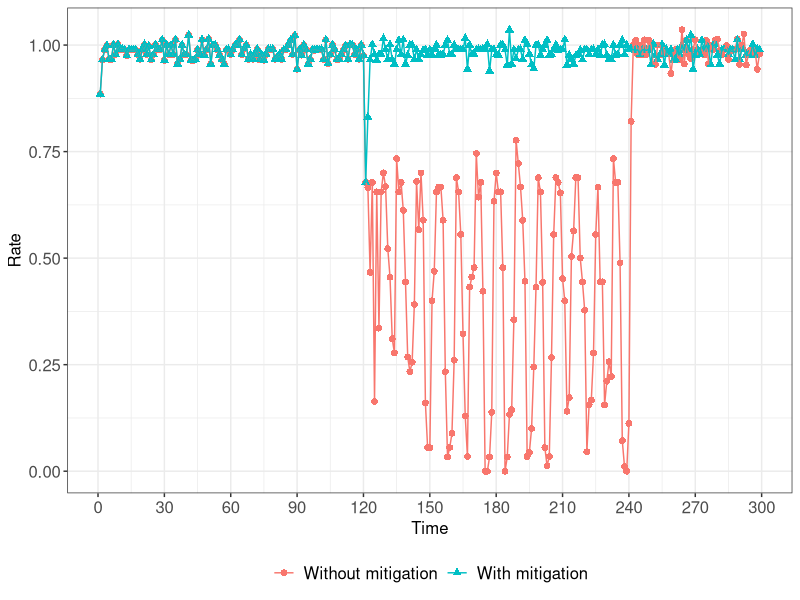
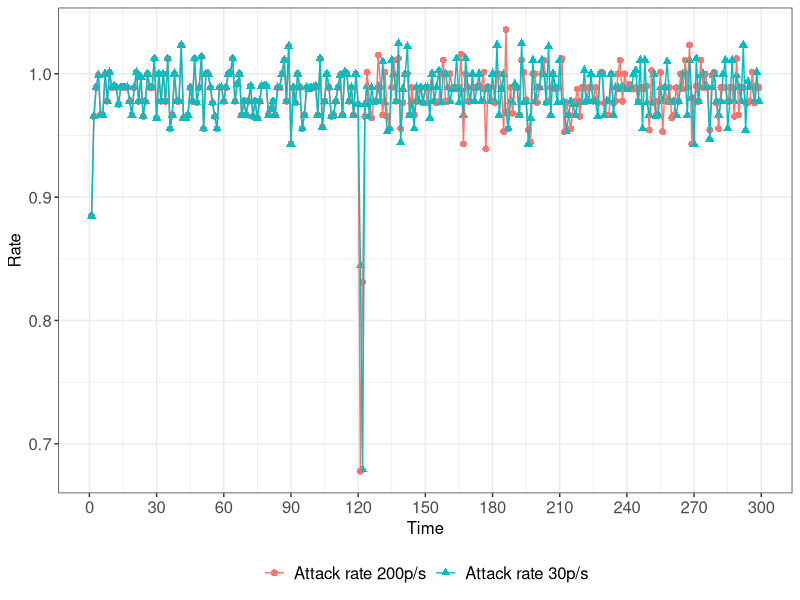
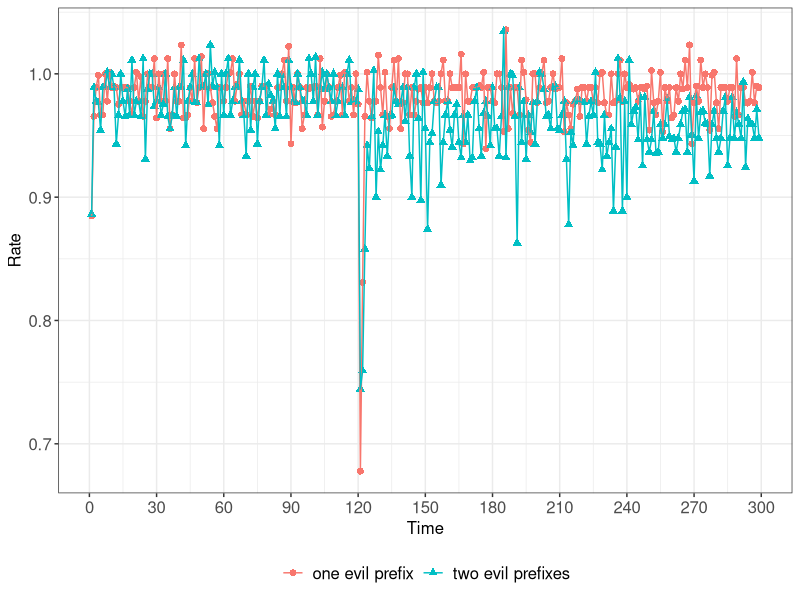

These charts were generated, in order, by the following R code:
library(ggplot2)
# install.packages('scales')
library(scales)

# install.packages('doBy')
library(doBy)
library(reshape2)



data = read.table("comp.txt", header=T)
df <- melt(data, id.var = c("Time"))
names(df) <- c('Time', 'Type', 'Rate')

pdf("comp.pdf", width=8, height=4)
g.root <- ggplot(subset(df, Type %in% c('normal', 'yingdui200'))) +
  geom_point(aes (x=Time, y=Rate, color=Type, shape = Type), size=2) +
  geom_line(aes (x=Time, y=Rate, color=Type), size=0.5) +
  scale_x_continuous(breaks=seq(0, 300, 30)) +
  ylab("Rate") +
  scale_colour_discrete(labels=c("Without mitigation", "With mitigation")) +
  scale_shape_discrete(labels=c("Without mitigation", "With mitigation")) +
  theme_bw() + 
  theme(plot.title=element_text(size=12,hjust=0.5),axis.title=element_text(size=12),axis.text=element_text(size=12),legend.text=element_text(size=12), legend.title=element_blank()) +
  theme(legend.position = 'bottom') 

print(g.root)

g.root <- ggplot(subset(df, Type %in% c('yingdui200', 'yingdui50'))) +
  geom_point(aes (x=Time, y=Rate, color=Type, shape = Type), size=2) +
  geom_line(aes (x=Time, y=Rate, color=Type), size=0.5) +
  scale_x_continuous(breaks=seq(0, 300, 30)) +
  ylab("Rate") +
  scale_colour_discrete(labels=c("Attack rate 200p/s", "Attack rate 30p/s")) +
  scale_shape_discrete(labels=c("Attack rate 200p/s", "Attack rate 30p/s")) +
  theme_bw() + 
  theme(plot.title=element_text(size=12,hjust=0.5),axis.title=element_text(size=12),axis.text=element_text(size=12),legend.text=element_text(size=12), legend.title=element_blank()) +
  theme(legend.position = 'bottom') 

print(g.root)

g.root <- ggplot(subset(df, Type %in% c('yingdui200', 'lianggeqianzhui'))) +
  geom_point(aes (x=Time, y=Rate, color=Type, shape = Type), size=2) +
  geom_line(aes (x=Time, y=Rate, color=Type), size=0.5) +
  scale_x_continuous(breaks=seq(0, 300, 30)) +
  ylab("Rate") +
  scale_colour_discrete(labels=c("one evil prefix", "two evil prefixes")) +
  scale_shape_discrete(labels=c("one evil prefix", "two evil prefixes")) +
  theme_bw() + 
  theme(plot.title=element_text(size=12,hjust=0.5),axis.title=element_text(size=12),axis.text=element_text(size=12),legend.text=element_text(size=12), legend.title=element_blank()) +
  theme(legend.position = 'bottom') 

print(g.root)